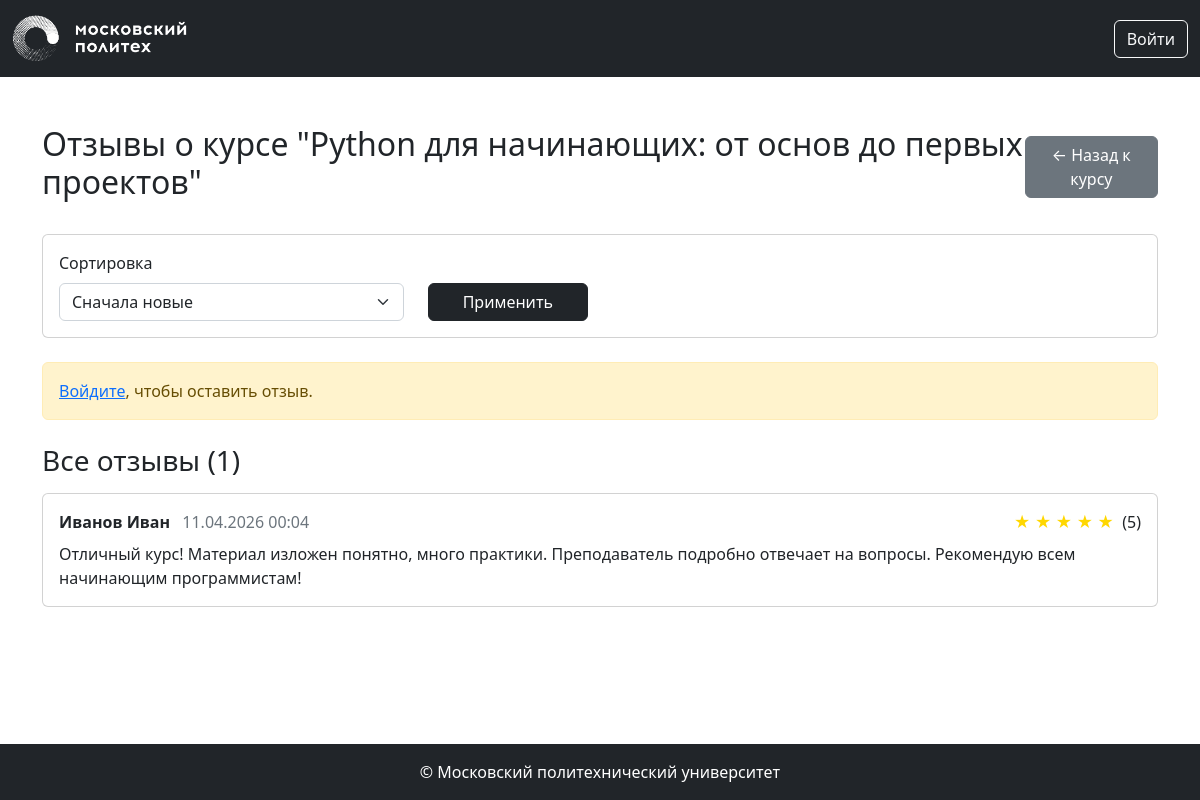
The app's page /1/reviews with its own data.
### app/models.py (models this page shows, shortened)
class Base(DeclarativeBase):
    metadata = MetaData(naming_convention={
        "ix": 'ix_%(column_0_label)s',
        "uq": "uq_%(table_name)s_%(column_0_name)s",
        "ck": "ck_%(table_name)s_%(constraint_name)s",
        "fk": "fk_%(table_name)s_%(column_0_name)s_%(referred_table_name)s",
        "pk": "pk_%(table_name)s"
    })

class Course(Base):
    __tablename__ = 'courses'
    id: Mapped[int] = mapped_column(primary_key=True)
    name: Mapped[str] = mapped_column(String(100))
    short_desc: Mapped[str] = mapped_column(Text)
    full_desc: Mapped[str] = mapped_column(Text)
    rating_sum: Mapped[int] = mapped_column(default=0)
    rating_num: Mapped[int] = mapped_column(default=0)
    category_id: Mapped[int] = mapped_column(ForeignKey("categories.id"))
    author_id: Mapped[int] = mapped_column(ForeignKey("users.id"))
    background_image_id: Mapped[Optional[str]] = mapped_column(ForeignKey("images.id"), nullable=True)
    created_at: Mapped[datetime] = mapped_column(default=datetime.now)
    author: Mapped["User"] = relationship()
    category: Mapped["Category"] = relationship(lazy=False)
    bg_image: Mapped["Image"] = relationship()

class Review(Base):
    __tablename__ = 'reviews'
    id: Mapped[int] = mapped_column(primary_key=True)
    rating: Mapped[int] = mapped_column(Integer, nullable=False)
    text: Mapped[str] = mapped_column(Text, nullable=False)
    created_at: Mapped[datetime] = mapped_column(default=datetime.now)
    course_id: Mapped[int] = mapped_column(ForeignKey("courses.id"), nullable=False)
    user_id: Mapped[int] = mapped_column(ForeignKey("users.id"), nullable=False)
    course: Mapped["Course"] = relationship(backref="reviews")
    user: Mapped["User"] = relationship(backref="reviews")

class User(Base, UserMixin):
    __tablename__ = 'users'
    id: Mapped[int] = mapped_column(primary_key=True)
    first_name: Mapped[str] = mapped_column(String(100))
    last_name: Mapped[str] = mapped_column(String(100))
    middle_name: Mapped[Optional[str]] = mapped_column(String(100))
    login: Mapped[str] = mapped_column(String(100), unique=True)
    password_hash: Mapped[str] = mapped_column(String(200))
    created_at: Mapped[datetime] = mapped_column(default=datetime.now)

### app/courses.py (the view)
@bp.route('/<int:course_id>/reviews')
def reviews(course_id):
    course = course_repository.get_course_by_id(course_id)
    if course is None:
        abort(404)
    sort_by = request.args.get('sort', 'newest')
    page = request.args.get('page', 1, type=int)
    per_page = 10
    pagination = review_repository.get_reviews_by_course(course_id, sort_by, page, per_page)
    reviews_list = pagination.items
    user_review = None
    if current_user.is_authenticated:
        user_review = review_repository.get_user_review_for_course(course_id, current_user.id)
    return render_template('courses/reviews.html',
                         course=course,
                         reviews=reviews_list,
                         pagination=pagination,
                         sort_by=sort_by,
                         user_review=user_review)

### app/repositories/course_repository.py (called while the page is built)
    def get_course_by_id(self, course_id):
        return self.db.session.get(Course, course_id)

### app/repositories/review_repository.py (called while the page is built)
    def get_reviews_by_course(self, course_id, sort_by='newest', page=1, per_page=10):
        query = self.db.select(Review).where(Review.course_id == course_id)
        if sort_by == 'newest':
            query = query.order_by(desc(Review.created_at))
        elif sort_by == 'positive':
            query = query.order_by(desc(Review.rating), desc(Review.created_at))
        elif sort_by == 'negative':
            query = query.order_by(asc(Review.rating), desc(Review.created_at))
        return self.db.paginate(query, page=page, per_page=per_page)

### app/templates/courses/reviews.html (shortened to what this page needs)
{% extends 'base.html' %}
{% from 'pagination.html' import render_pagination %}
{% block content %}
<div class="container mt-5">
    <div class="d-flex justify-content-between align-items-center mb-4">
        <h2>Отзывы о курсе "{{ course.name }}"</h2>
        <a href="{{ url_for('courses.show', course_id=course.id) }}" class="btn btn-secondary">← Назад к курсу</a>
    </div>
    <div class="card mb-4">
        <div class="card-body">
            <form method="get" class="row align-items-end">
                <div class="col-md-4">
                    <label for="sort" class="form-label">Сортировка</label>
                    <select name="sort" id="sort" class="form-select">
                        <option value="newest" {% if sort_by == 'newest' %}selected{% endif %}>Сначала новые</option>
                    </select>
                </div>
                <div class="col-md-2">
                    <button type="submit" class="btn btn-dark w-100">Применить</button>
                </div>
            </form>
        </div>
    </div>
    {% if current_user.is_authenticated and not user_review %}
    <div class="card mb-4 border-primary">
        <div class="card-header bg-primary text-white">
            <h5 class="mb-0">Оставить отзыв</h5>
        </div>
        <div class="card-body">
            <form method="post" action="{{ url_for('courses.create_review', course_id=course.id) }}">
                <div class="mb-3">
                    <label for="rating" class="form-label">Оценка</label>
                    <select name="rating" id="rating" class="form-select" required>
                        <option value="5">5 — отлично</option>
                        <option value="4">4 — хорошо</option>
                        <option value="3">3 — удовлетворительно</option>
                        <option value="2">2 — неудовлетворительно</option>
                        <option value="1">1 — плохо</option>
                        <option value="0">0 — ужасно</option>
                    </select>
                </div>
                <div class="mb-3">
                    <label for="text" class="form-label">Текст отзыва</label>
                    <textarea name="text" id="text" class="form-control" rows="5" required></textarea>
                </div>
                <button type="submit" class="btn btn-primary">Отправить отзыв</button>
            </form>
        </div>
    </div>
    {% elif user_review %}
    <div class="alert alert-info mb-4">
        <strong>Ваш отзыв:</strong> Вы уже оставили отзыв на этот курс. Спасибо!
    </div>
    {% elif not current_user.is_authenticated %}
    <div class="alert alert-warning mb-4">
        <a href="{{ url_for('auth.login') }}">Войдите</a>, чтобы оставить отзыв.
    </div>
    {% endif %}
    <h3 class="mb-3">Все отзывы ({{ pagination.total }})</h3>
    {% for review in reviews %}
    <div class="card mb-3">
        <div class="card-body">
            <div class="d-flex justify-content-between align-items-center mb-2">
                <div>
                    <strong>{{ review.user.last_name }} {{ review.user.first_name }}</strong>
                    <span class="text-muted ms-2">{{ review.created_at.strftime('%d.%m.%Y %H:%M') }}</span>
                </div>
                <div class="rating">
                    {% for i in range(5) %}
                        {% if i < review.rating %}
                            <span style="color: gold;">★</span>
                        {% else %}
                            <span style="color: #ccc;">★</span>
                        {% endif %}
                    {% endfor %}
                    <span class="ms-1">({{ review.rating }})</span>
                </div>
            </div>
            <p class="card-text">{{ review.text }}</p>
        </div>
    </div>
    {% else %}
    <div class="alert alert-secondary">
        Пока нет отзывов. Будьте первым!
    </div>
    {% endfor %}
</div>
{% endblock %}

### records on screen
Course: name "Python для начинающих: от основ до первых проектов"
Review: user.last_name "Иванов", user.first_name "Иван", created_at "11.04.2026 00:04", rating "5", text "Отличный курс! Материал изложен понятно, много практики. Преподаватель подробно отвечает на вопросы. Рекомендую всем начинающим программистам!"

### other values on screen
{{ pagination.total }} "1"
